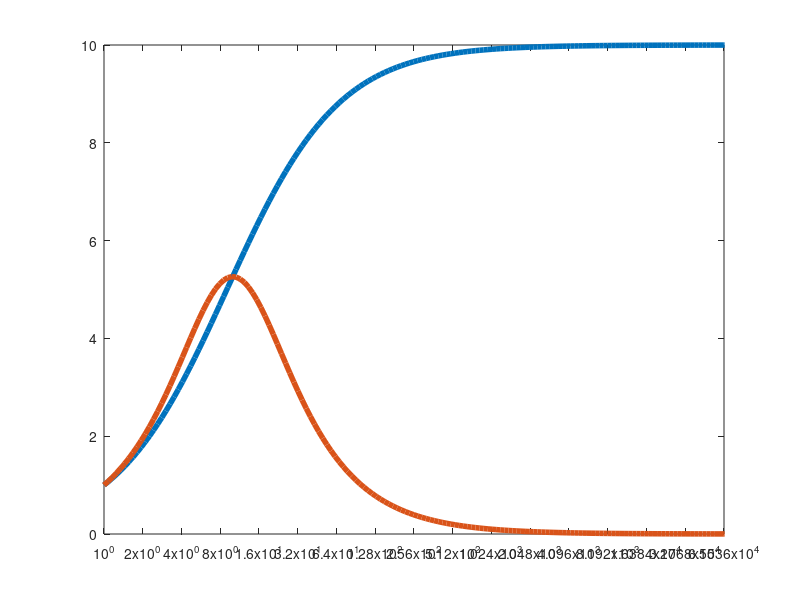

Source code (MATLAB): (Note: this script raises an error after producing the figure.)
clear; clc; close all;

% Parameters
S = 0.1;    % Fraction of sequential computation time (non-parallelizable) 
P = 1 - S;  % Fraction of parallelizable computation time
a = 0.01;

% ---------- %

p = 2.^(0:16);
p_fine = logspace(0,16, 500);

% Classical model
speedup = 1 ./ (S + P ./ p_fine);

% Overhead model
S_o = a * p_fine;
P_o = 1 - S_o;
speedup_overhead = 1 ./ (S_o + P_o ./ p_fine);

% Graphs
figure;
plot(p_fine, speedup, 'LineWidth', 4, 'DisplayName','Classic')
hold on
plot(p_fine, speedup_overhead, 'LineWidth', 4, 'DisplayName','Overhead')
hold off

% X-axis
set(gca, 'XScale', 'log')

xlim([1 max(p)])
xticks(p)
xticklabels(string(p))

% Y-axis
y_max = ceil(max([speedup, speedup_overhead]) * 1.1);
yticks(1:y_max)
ylim([0 y_max])

xlabel('Number of processors (p)')
ylabel('Speedup')
%title("Classic vs Overhead")
grid on
legend('Location','northwest')
